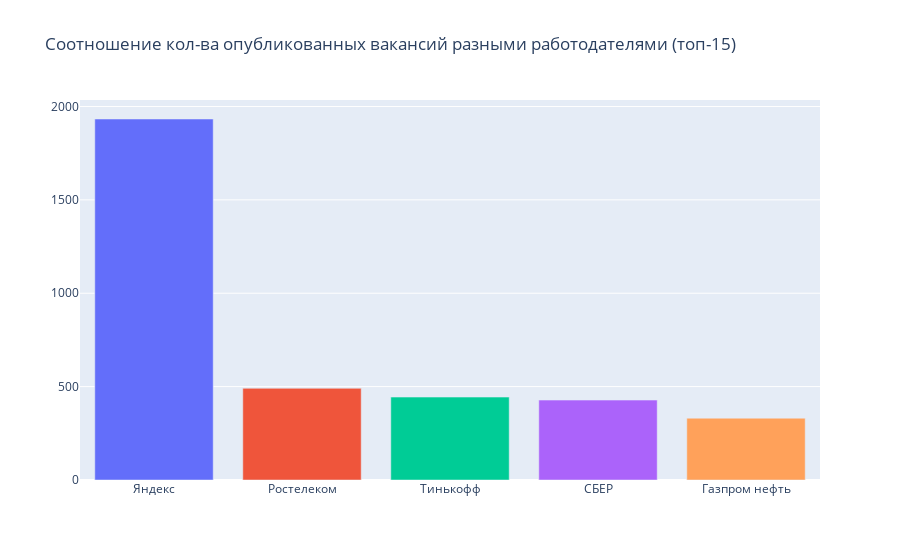

Here is the notebook cell this chart was saved with:
### Code cell
n = 15
query_for_chart_5_1 = f'''SELECT e.name, COUNT(*) AS cnt
                FROM vacancies v
                LEFT JOIN employers e ON v.employer_id = e.id
                GROUP BY e.name
                ORDER BY cnt DESC
                LIMIT {n}
'''

answer_for_chart_5_1 = pd.DataFrame(conn.execute(text(query_5_1)).fetchall())

fig = px.bar(
    y=answer_for_chart_5_1.cnt,
    x=answer_for_chart_5_1.name,
    color=[str(x) for x in range(0, len(answer_for_chart_5_1))],
    title='Соотношение кол-ва опубликованных вакансий разными работодателями (топ-15)',
    labels={'y': 'Количество вакансий от работодателя', 'x': 'Работодатель'}
)

fig.update_layout(
    showlegend=False,
    xaxis=dict(title=''),
    yaxis=dict(title='')
)

fig.show()

### Figure 1 — Plotly figure (JSON) as saved in the notebook; plotly's stock layout.template omitted (floating-point values rounded to 4 significant figures)
{"data": [{"alignmentgroup": "True", "hovertemplate": "color=0<br>Работодатель=%{x}<br>Количество вакансий от работодателя=%{y}<extra></extra>", "legendgroup": "0", "marker": {"color": "#636efa", "pattern": {"shape": ""}}, "name": "0", "offsetgroup": "0", "orientation": "v", "showlegend": true, "textposition": "auto", "type": "bar", "x": ["Яндекс"], "xaxis": "x", "y": [1933], "yaxis": "y"}, {"alignmentgroup": "True", "hovertemplate": "color=1<br>Работодатель=%{x}<br>Количество вакансий от работодателя=%{y}<extra></extra>", "legendgroup": "1", "marker": {"color": "#EF553B", "pattern": {"shape": ""}}, "name": "1", "offsetgroup": "1", "orientation": "v", "showlegend": true, "textposition": "auto", "type": "bar", "x": ["Ростелеком"], "xaxis": "x", "y": [491], "yaxis": "y"}, {"alignmentgroup": "True", "hovertemplate": "color=2<br>Работодатель=%{x}<br>Количество вакансий от работодателя=%{y}<extra></extra>", "legendgroup": "2", "marker": {"color": "#00cc96", "pattern": {"shape": ""}}, "name": "2", "offsetgroup": "2", "orientation": "v", "showlegend": true, "textposition": "auto", "type": "bar", "x": ["Тинькофф"], "xaxis": "x", "y": [444], "yaxis": "y"}, {"alignmentgroup": "True", "hovertemplate": "color=3<br>Работодатель=%{x}<br>Количество вакансий от работодателя=%{y}<extra></extra>", "legendgroup": "3", "marker": {"color": "#ab63fa", "pattern": {"shape": ""}}, "name": "3", "offsetgroup": "3", "orientation": "v", "showlegend": true, "textposition": "auto", "type": "bar", "x": ["СБЕР"], "xaxis": "x", "y": [428], "yaxis": "y"}, {"alignmentgroup": "True", "hovertemplate": "color=4<br>Работодатель=%{x}<br>Количество вакансий от работодателя=%{y}<extra></extra>", "legendgroup": "4", "marker": {"color": "#FFA15A", "pattern": {"shape": ""}}, "name": "4", "offsetgroup": "4", "orientation": "v", "showlegend": true, "textposition": "auto", "type": "bar", "x": ["Газпром нефть"], "xaxis": "x", "y": [331], "yaxis": "y"}], "layout": {"barmode": "relative", "legend": {"title": {"text": "color"}, "tracegroupgap": 0}, "showlegend": false, "title": {"text": "Соотношение кол-ва опубликованных вакансий разными работодателями (топ-15)"}, "xaxis": {"anchor": "y", "domain": [0, 1], "title": {"text": ""}}, "yaxis": {"anchor": "x", "domain": [0, 1], "title": {"text": ""}}}}
